Frame 1 (no input): blank canvas, image omitted
Frame 60 (no input): blank canvas, image omitted
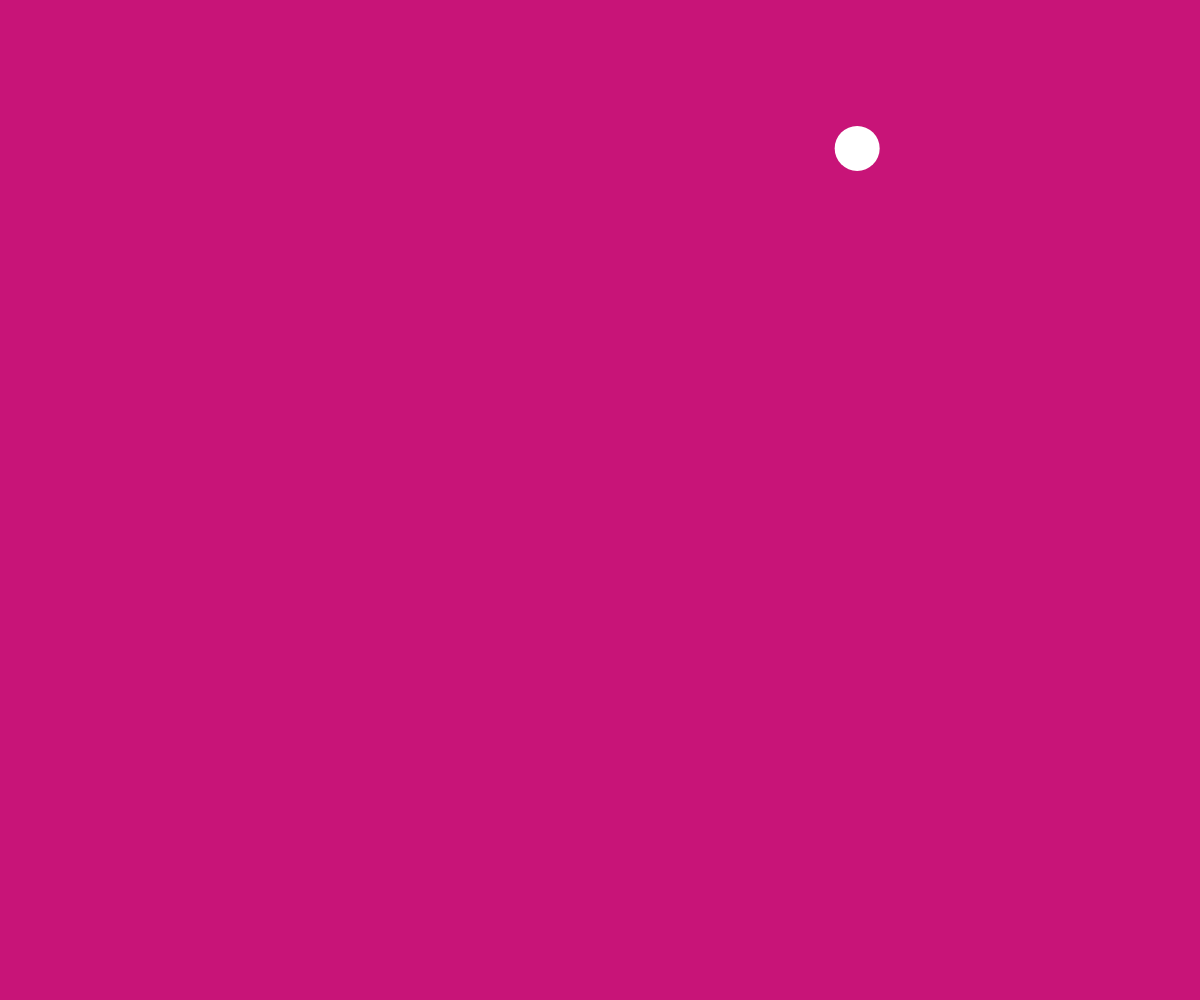
Frame 120 (the mouse pressed at the canvas centre since frame 60)

The p5.js sketch whose frames 1 and 60 were blank and that drew this single picture after the mouse press (run headless with seeded random() and noise() and a simulated clock; from frame 60 on, the mouse is pressed at the canvas centre):

// p5.js sketch
// ── sketch.js
// TODO: classify it

class Movey {
  constructor(x, y) {
    this.pos = createVector(x, y);
    this.vel = createVector(random(-10, 10), random(-10, 10));
    this.rad = random(15, 25);
  }

  updateAndDraw(others) {
    this.pos.add(this.vel);

    if (this.pos.x > width - this.rad || this.pos.x < this.rad) {
      this.vel.x *= -1;
    }

    if (this.pos.y > height - this.rad || this.pos.y < this.rad) {
      this.vel.y *= -1;
    }

    let overlap = false;

    for (let idx = 0; idx < others.length; idx++) {
      let otherMovey = others[idx];
      let dist = p5.Vector.dist(this.pos, otherMovey.pos);
      let lookingAtMyself = this.pos == otherMovey.pos;

      overlap = dist < (this.rad + otherMovey.rad) && !lookingAtMyself;

      if (overlap) {
        break;
      }
    }

    if (overlap) {
      fill(255, 0, 0);
    } else {
      fill(255);
    }

    ellipse(this.pos.x, this.pos.y, 2 * this.rad);
  }
}

let moves = [];

function setup() {
  createCanvas(windowWidth, windowHeight);
  noStroke();
}

function draw() {
  background(200, 20, 120);
  for (let idx = 0; idx < moves.length; idx++) {
    let mMove = moves[idx];
    mMove.updateAndDraw(moves);
  }
}

function mousePressed() {
  moves.push(new Movey(mouseX, mouseY));
}

function keyPressed() {
  moves.push(new Movey(width/2, height/2));
}
